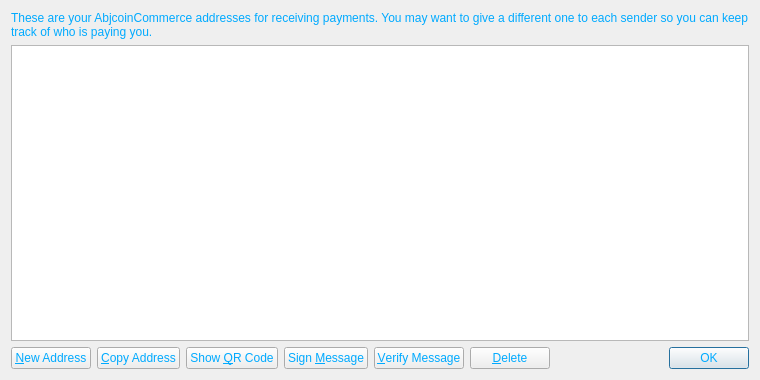
<?xml version="1.0" encoding="UTF-8"?>
<ui version="4.0">
 <class>AddressBookPage</class>
 <widget class="QWidget" name="AddressBookPage">
  <property name="geometry">
   <rect>
    <x>0</x>
    <y>0</y>
    <width>760</width>
    <height>380</height>
   </rect>
  </property>
  <property name="windowTitle">
   <string>Address Book</string>
  </property>
  <property name="styleSheet">
   <string notr="true">background-image: url(:/images/as1);
color: rgb(0, 170, 255);</string>
  </property>
  <layout class="QVBoxLayout" name="verticalLayout">
   <item>
    <widget class="QLabel" name="labelExplanation">
     <property name="text">
      <string>These are your AbjcoinCommerce addresses for receiving payments. You may want to give a different one to each sender so you can keep track of who is paying you.</string>
     </property>
     <property name="textFormat">
      <enum>Qt::PlainText</enum>
     </property>
     <property name="wordWrap">
      <bool>true</bool>
     </property>
    </widget>
   </item>
   <item>
    <widget class="QTableView" name="tableView">
     <property name="contextMenuPolicy">
      <enum>Qt::CustomContextMenu</enum>
     </property>
     <property name="toolTip">
      <string>Double-click to edit address or label</string>
     </property>
     <property name="tabKeyNavigation">
      <bool>false</bool>
     </property>
     <property name="alternatingRowColors">
      <bool>true</bool>
     </property>
     <property name="selectionMode">
      <enum>QAbstractItemView::SingleSelection</enum>
     </property>
     <property name="selectionBehavior">
      <enum>QAbstractItemView::SelectRows</enum>
     </property>
     <property name="sortingEnabled">
      <bool>true</bool>
     </property>
     <attribute name="verticalHeaderVisible">
      <bool>false</bool>
     </attribute>
    </widget>
   </item>
   <item>
    <layout class="QHBoxLayout" name="horizontalLayout">
     <item>
      <widget class="QPushButton" name="newAddressButton">
       <property name="toolTip">
        <string>Create a new address</string>
       </property>
       <property name="text">
        <string>&amp;New Address</string>
       </property>
       <property name="icon">
        <iconset resource="../bitcoin.qrc">
         <normaloff>:/icons/add</normaloff>:/icons/add</iconset>
       </property>
      </widget>
     </item>
     <item>
      <widget class="QPushButton" name="copyToClipboard">
       <property name="toolTip">
        <string>Copy the currently selected address to the system clipboard</string>
       </property>
       <property name="text">
        <string>&amp;Copy Address</string>
       </property>
       <property name="icon">
        <iconset resource="../bitcoin.qrc">
         <normaloff>:/icons/editcopy</normaloff>:/icons/editcopy</iconset>
       </property>
      </widget>
     </item>
     <item>
      <widget class="QPushButton" name="showQRCode">
       <property name="text">
        <string>Show &amp;QR Code</string>
       </property>
       <property name="icon">
        <iconset resource="../bitcoin.qrc">
         <normaloff>:/icons/qrcode</normaloff>:/icons/qrcode</iconset>
       </property>
      </widget>
     </item>
     <item>
      <widget class="QPushButton" name="signMessage">
       <property name="toolTip">
        <string>Sign a message to prove you own a AbjcoinCommerce address</string>
       </property>
       <property name="text">
        <string>Sign &amp;Message</string>
       </property>
       <property name="icon">
        <iconset resource="../bitcoin.qrc">
         <normaloff>:/icons/edit</normaloff>:/icons/edit</iconset>
       </property>
      </widget>
     </item>
     <item>
      <widget class="QPushButton" name="verifyMessage">
       <property name="toolTip">
        <string>Verify a message to ensure it was signed with a specified AbjcoinCommerce address</string>
       </property>
       <property name="text">
        <string>&amp;Verify Message</string>
       </property>
       <property name="icon">
        <iconset resource="../bitcoin.qrc">
         <normaloff>:/icons/transaction_0</normaloff>:/icons/transaction_0</iconset>
       </property>
      </widget>
     </item>
     <item>
      <widget class="QPushButton" name="deleteButton">
       <property name="toolTip">
        <string>Delete the currently selected address from the list</string>
       </property>
       <property name="text">
        <string>&amp;Delete</string>
       </property>
       <property name="icon">
        <iconset resource="../bitcoin.qrc">
         <normaloff>:/icons/remove</normaloff>:/icons/remove</iconset>
       </property>
      </widget>
     </item>
     <item>
      <spacer name="horizontalSpacer">
       <property name="orientation">
        <enum>Qt::Horizontal</enum>
       </property>
       <property name="sizeHint" stdset="0">
        <size>
         <width>40</width>
         <height>20</height>
        </size>
       </property>
      </spacer>
     </item>
     <item>
      <widget class="QDialogButtonBox" name="buttonBox">
       <property name="sizePolicy">
        <sizepolicy hsizetype="Maximum" vsizetype="Fixed">
         <horstretch>0</horstretch>
         <verstretch>0</verstretch>
        </sizepolicy>
       </property>
       <property name="standardButtons">
        <set>QDialogButtonBox::Ok</set>
       </property>
      </widget>
     </item>
    </layout>
   </item>
  </layout>
 </widget>
 <resources>
  <include location="../bitcoin.qrc"/>
 </resources>
 <connections/>
</ui>
